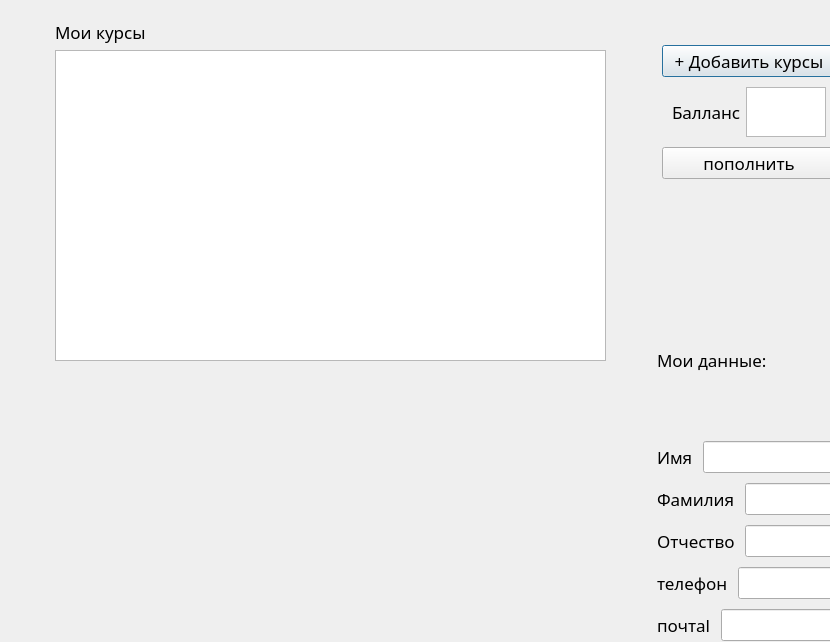
<?xml version="1.0" encoding="UTF-8"?>
<ui version="4.0">
 <class>Student</class>
 <widget class="QDialog" name="Student">
  <property name="geometry">
   <rect>
    <x>0</x>
    <y>0</y>
    <width>830</width>
    <height>642</height>
   </rect>
  </property>
  <property name="sizePolicy">
   <sizepolicy hsizetype="Preferred" vsizetype="Fixed">
    <horstretch>0</horstretch>
    <verstretch>0</verstretch>
   </sizepolicy>
  </property>
  <property name="windowTitle">
   <string>Dialog</string>
  </property>
  <widget class="QWidget" name="horizontalLayoutWidget_8">
   <property name="geometry">
    <rect>
     <x>0</x>
     <y>0</y>
     <width>861</width>
     <height>661</height>
    </rect>
   </property>
   <property name="font">
    <font>
     <family>Sawasdee</family>
     <pointsize>13</pointsize>
    </font>
   </property>
   <layout class="QHBoxLayout" name="horizontalLayout_9" stretch="3,1">
    <property name="sizeConstraint">
     <enum>QLayout::SetMinAndMaxSize</enum>
    </property>
    <property name="leftMargin">
     <number>50</number>
    </property>
    <item>
     <layout class="QVBoxLayout" name="verticalLayout_4">
      <property name="leftMargin">
       <number>5</number>
      </property>
      <property name="topMargin">
       <number>20</number>
      </property>
      <property name="rightMargin">
       <number>5</number>
      </property>
      <property name="bottomMargin">
       <number>300</number>
      </property>
      <item>
       <widget class="QLabel" name="label">
        <property name="font">
         <font>
          <family>Sawasdee</family>
          <pointsize>13</pointsize>
         </font>
        </property>
        <property name="text">
         <string>Мои курсы</string>
        </property>
       </widget>
      </item>
      <item>
       <widget class="QTableView" name="tableView">
        <property name="font">
         <font>
          <family>Sawasdee</family>
          <pointsize>13</pointsize>
         </font>
        </property>
       </widget>
      </item>
     </layout>
    </item>
    <item>
     <layout class="QVBoxLayout" name="verticalLayout_2" stretch="0,0,0,0,0,0,0">
      <property name="spacing">
       <number>10</number>
      </property>
      <property name="leftMargin">
       <number>40</number>
      </property>
      <property name="topMargin">
       <number>40</number>
      </property>
      <property name="rightMargin">
       <number>20</number>
      </property>
      <property name="bottomMargin">
       <number>20</number>
      </property>
      <item>
       <layout class="QVBoxLayout" name="verticalLayout_7">
        <property name="leftMargin">
         <number>5</number>
        </property>
        <property name="topMargin">
         <number>5</number>
        </property>
        <property name="rightMargin">
         <number>5</number>
        </property>
        <property name="bottomMargin">
         <number>100</number>
        </property>
        <item>
         <widget class="QPushButton" name="pushButton">
          <property name="font">
           <font>
            <family>Sawasdee</family>
            <pointsize>13</pointsize>
           </font>
          </property>
          <property name="text">
           <string>+ Добавить курсы</string>
          </property>
         </widget>
        </item>
        <item>
         <layout class="QHBoxLayout" name="horizontalLayout" stretch="0,0">
          <property name="spacing">
           <number>5</number>
          </property>
          <property name="leftMargin">
           <number>10</number>
          </property>
          <property name="topMargin">
           <number>0</number>
          </property>
          <property name="rightMargin">
           <number>10</number>
          </property>
          <property name="bottomMargin">
           <number>0</number>
          </property>
          <item>
           <widget class="QLabel" name="label_2">
            <property name="font">
             <font>
              <family>Sawasdee</family>
              <pointsize>13</pointsize>
             </font>
            </property>
            <property name="text">
             <string>Балланс</string>
            </property>
           </widget>
          </item>
          <item>
           <widget class="QTextEdit" name="textEdit">
            <property name="sizePolicy">
             <sizepolicy hsizetype="Expanding" vsizetype="Minimum">
              <horstretch>0</horstretch>
              <verstretch>0</verstretch>
             </sizepolicy>
            </property>
            <property name="minimumSize">
             <size>
              <width>80</width>
              <height>50</height>
             </size>
            </property>
            <property name="maximumSize">
             <size>
              <width>80</width>
              <height>50</height>
             </size>
            </property>
            <property name="font">
             <font>
              <family>Sawasdee</family>
              <pointsize>13</pointsize>
             </font>
            </property>
           </widget>
          </item>
         </layout>
        </item>
        <item>
         <widget class="QPushButton" name="pushButton_2">
          <property name="maximumSize">
           <size>
            <width>16777215</width>
            <height>60</height>
           </size>
          </property>
          <property name="font">
           <font>
            <family>Sawasdee</family>
            <pointsize>13</pointsize>
           </font>
          </property>
          <property name="text">
           <string>пополнить</string>
          </property>
         </widget>
        </item>
       </layout>
      </item>
      <item>
       <widget class="QLabel" name="label_4">
        <property name="font">
         <font>
          <family>Sawasdee</family>
          <pointsize>13</pointsize>
         </font>
        </property>
        <property name="text">
         <string>Мои данные:</string>
        </property>
       </widget>
      </item>
      <item>
       <layout class="QHBoxLayout" name="horizontalLayout_2">
        <item>
         <widget class="QLabel" name="label_3">
          <property name="font">
           <font>
            <family>Sawasdee</family>
            <pointsize>13</pointsize>
           </font>
          </property>
          <property name="text">
           <string>Имя</string>
          </property>
         </widget>
        </item>
        <item>
         <widget class="QLineEdit" name="lineEdit">
          <property name="font">
           <font>
            <family>Sawasdee</family>
            <pointsize>13</pointsize>
           </font>
          </property>
         </widget>
        </item>
       </layout>
      </item>
      <item>
       <layout class="QHBoxLayout" name="horizontalLayout_3">
        <item>
         <widget class="QLabel" name="label_5">
          <property name="font">
           <font>
            <family>Sawasdee</family>
            <pointsize>13</pointsize>
           </font>
          </property>
          <property name="text">
           <string>Фамилия</string>
          </property>
         </widget>
        </item>
        <item>
         <widget class="QLineEdit" name="lineEdit_2">
          <property name="font">
           <font>
            <family>Sawasdee</family>
            <pointsize>13</pointsize>
           </font>
          </property>
         </widget>
        </item>
       </layout>
      </item>
      <item>
       <layout class="QHBoxLayout" name="horizontalLayout_4">
        <item>
         <widget class="QLabel" name="label_6">
          <property name="font">
           <font>
            <family>Sawasdee</family>
            <pointsize>13</pointsize>
           </font>
          </property>
          <property name="text">
           <string>Отчество</string>
          </property>
         </widget>
        </item>
        <item>
         <layout class="QHBoxLayout" name="horizontalLayout_7"/>
        </item>
        <item>
         <widget class="QLineEdit" name="lineEdit_3">
          <property name="font">
           <font>
            <family>Sawasdee</family>
            <pointsize>13</pointsize>
           </font>
          </property>
         </widget>
        </item>
       </layout>
      </item>
      <item>
       <layout class="QHBoxLayout" name="horizontalLayout_5">
        <item>
         <widget class="QLabel" name="label_7">
          <property name="font">
           <font>
            <family>Sawasdee</family>
            <pointsize>13</pointsize>
           </font>
          </property>
          <property name="text">
           <string>телефон</string>
          </property>
         </widget>
        </item>
        <item>
         <widget class="QLineEdit" name="lineEdit_4">
          <property name="font">
           <font>
            <family>Sawasdee</family>
            <pointsize>13</pointsize>
           </font>
          </property>
         </widget>
        </item>
       </layout>
      </item>
      <item>
       <layout class="QHBoxLayout" name="horizontalLayout_6">
        <item>
         <widget class="QLabel" name="label_8">
          <property name="font">
           <font>
            <family>Sawasdee</family>
            <pointsize>13</pointsize>
           </font>
          </property>
          <property name="text">
           <string>почтаl</string>
          </property>
         </widget>
        </item>
        <item>
         <widget class="QLineEdit" name="lineEdit_5">
          <property name="font">
           <font>
            <family>Sawasdee</family>
            <pointsize>13</pointsize>
           </font>
          </property>
         </widget>
        </item>
       </layout>
      </item>
     </layout>
    </item>
   </layout>
  </widget>
 </widget>
 <resources/>
 <connections/>
</ui>
